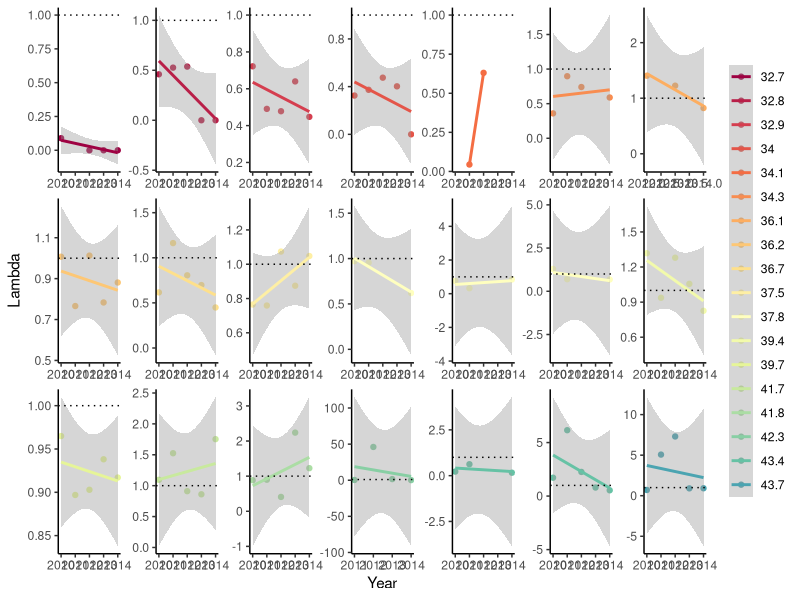
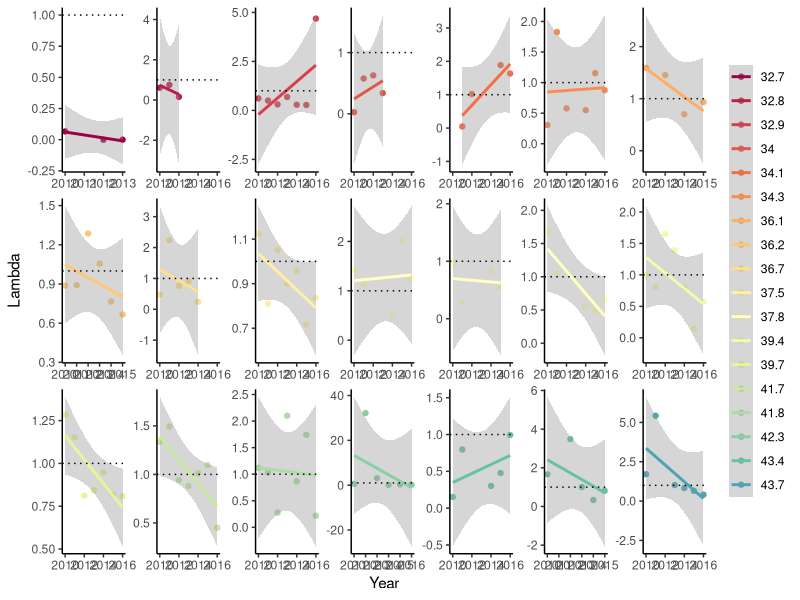
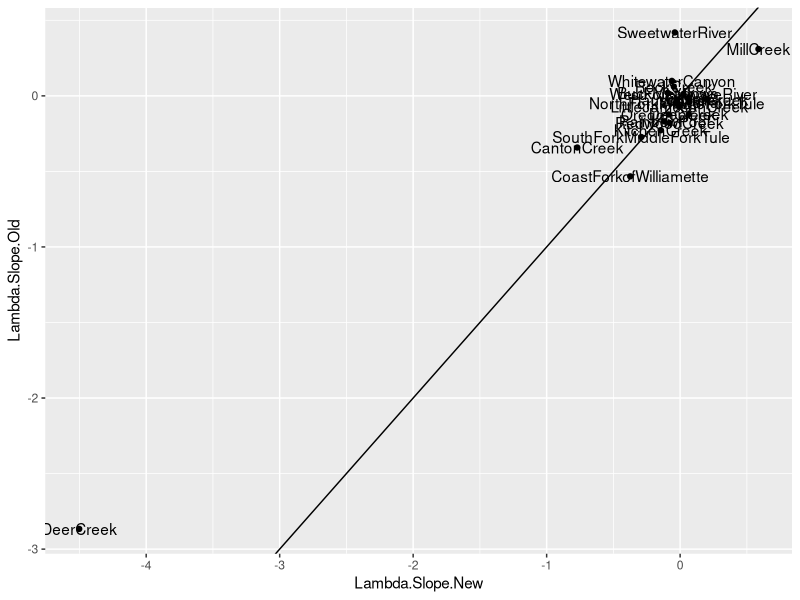

Recreate these plots in R, in order.
#### PROJECT: Genomic offsets and demographic trajectories of Mimulus cardinalis populations during extreme drought
#### PURPOSE OF THIS SCRIPT: Calculate slopes of lambda versus year as a metric of the rate of demographic decline during drought
#### AUTHOR: Amy Angert
#### DATE LAST MODIFIED: 20230310


#*******************************************************************************
#### 0. Clean workspace and load required packages
#*******************************************************************************

# Remove objects and clear workspace
rm(list = ls(all=TRUE))

# Make vector of packages needed
packages_needed <- c("tidyverse", "RColorBrewer")

# Install packages needed (if not already installed)
for (i in 1:length(packages_needed)){
  if(!(packages_needed[i] %in% installed.packages())){install.packages(packages_needed[i])}
}

# Load packages needed
for (i in 1:length(packages_needed)){
  library(packages_needed[i], character.only = TRUE)
}


#*******************************************************************************
### 1. Read in lambda estimates for each site and year
#*******************************************************************************
dat <- read.csv("data/demography data/siteYear.lambda_2010-2015.csv")

focal.sites <- c("CoastForkofWilliamette",
                 "CantonCreek",
                 "RockCreek",
                 "DeerCreek",
                 "O'NeilCreek",
                 "DeepCreek",
                 "LittleJamesonCreek",
                 "OregonCreek",
                 "RainbowPool",
                 "Carlon",
                 "BuckMeadows",
                 "Wawona",
                 "RedwoodCreek",
                 "NorthForkMiddleForkTule",
                 "SouthForkMiddleForkTule",
                 "WestForkMojaveRiver",
                 "MillCreek",
                 "WhitewaterCanyon",
                 "SweetwaterRiver",
                 "KitchenCreek",
                 "HauserCreek")

dat.old <- read.csv("data/demography data/siteYear.lambda_2010-2016_old.csv") %>% 
  filter(Site %in% focal.sites)


#*******************************************************************************
### 2. Visualize estimates over time for each site
#*******************************************************************************

# N-S color gradient
lat_cols=colorRampPalette(brewer.pal(11,"Spectral"))
n.sites <- length(unique(dat$Site))
color.list <- lat_cols(n.sites)

ggplot(dat, aes(x=Year, y=lambda, color=as.factor(round(Latitude, 1)))) +
  geom_point() +
  geom_smooth(method="lm") +
  scale_color_manual(values=color.list) +
  ylab("Lambda") +
  #ylim(0,2) +
  geom_hline(yintercept=1, linetype="dotted") +
  facet_wrap(~Latitude, scale="free", nrow=3) +
  theme_classic() +
  theme(strip.background = element_blank(), strip.text.x = element_blank(),
        legend.title = element_blank())
  # Note: Buck Meadows and Mill Creek slopes were getting pulled up by 2015-16, which had very high recruitment and we assume indicated relatively early recovery. This is part of the rationale for calculating rates of decline as slope until 2014-15.
  # Note: Deer Creek slope is getting pushed down by 2012, which had very high recruitment. Have verified that recruitment estimates are as correct as can be for this difficult site where plots wash out frequently. This would not be drought recovery, so less clear whether this year's estimate should be trimmed out or not. This site is perennially tricky and unreliable, so suggest excluding site altogether.

ggplot(dat.old, aes(x=Year, y=lambda, color=as.factor(round(Latitude, 1)))) +
  geom_point() +
  geom_smooth(method="lm") +
  scale_color_manual(values=color.list) +
  ylab("Lambda") +
  #ylim(0,2) +
  geom_hline(yintercept=1, linetype="dotted") +
  facet_wrap(~Latitude, scale="free", nrow=3) +
  theme_classic() +
  theme(strip.background = element_blank(), strip.text.x = element_blank(),
        legend.title = element_blank())

#*******************************************************************************
### 3. Calculate slopes of lambda over time for each site
#*******************************************************************************

# Note: Mill Creek only has two annual transition estimates (because of 100% plot wash-out in 2010 and flooding that prevented site access in 2013), so Mill Creek should be removed entirely from downstream analyses.

# Note: should Deer Creek be re-estimated after dropping its 2012 value, or should we exclude Deer Creek from downstream analyses altogether because the plot markers are so unstable that a disproportionate amount of the data are of dubious quality?

# with cleaned lambdas
site.vec <- unique(dat$Site)
slopes.lam <- c()
site.lam <- c()

for (i in 1:length(site.vec)) {
  dat.site <- dat %>% filter(Site==site.vec[i])
  mod <- lm(lambda ~ Year, dat.site)
  slopes.lam[i] <- coefficients(mod)[2]
  site.lam[i] <- site.vec[i]
  }

slopes.lambda <- bind_cols(site.lam, slopes.lam) %>% 
  dplyr::select(Site=...1, Lambda.Slope.New=...2) %>% 
  mutate(Site = gsub(" ", "", Site))

# compare to preliminary older estimates
site.vec.old <- unique(dat.old$Site)
slopes.lam.old <- c()
site.lam.old <- c()

for (i in 1:length(site.vec.old)) {
  dat.site.old <- dat.old %>% filter(Site==site.vec.old[i])
  mod <- lm(lambda ~ Year, dat.site.old)
  slopes.lam.old[i] <- coefficients(mod)[2]
  site.lam.old[i] <- site.vec.old[i]
  }

slopes.lambda.old <- bind_cols(site.lam.old, slopes.lam.old) %>% 
  dplyr::select(Site=...1, Lambda.Slope.Old=...2) 
  
slopes.all <- left_join(slopes.lambda, slopes.lambda.old)

ggplot(data=slopes.all, aes(x=Lambda.Slope.New, y=Lambda.Slope.Old, label=Site)) +
  geom_point() + 
  geom_text() + 
  geom_abline() 


# Note: Re-estimate Deer Creek after dropping its 2012 value
dat <- dat %>% filter(SiteYear!="Deer Creek:2012")

site.vec <- unique(dat$Site)
slopes.lam <- c()
site.lam <- c()

for (i in 1:length(site.vec)) {
  dat.site <- dat %>% filter(Site==site.vec[i])
  mod <- lm(lambda ~ Year, dat.site)
  slopes.lam[i] <- coefficients(mod)[2]
  site.lam[i] <- site.vec[i]
}

slopes.lambda <- bind_cols(site.lam, slopes.lam) %>% 
  dplyr::select(Site=...1, Lambda.Slope.New=...2) %>% 
  mutate(Site = gsub(" ", "", Site))

  
# Save to .csv file 
write.csv(slopes.lambda,"data/demography data/siteYear.lambda_slopes_2010-2015.csv",row.names=FALSE)
